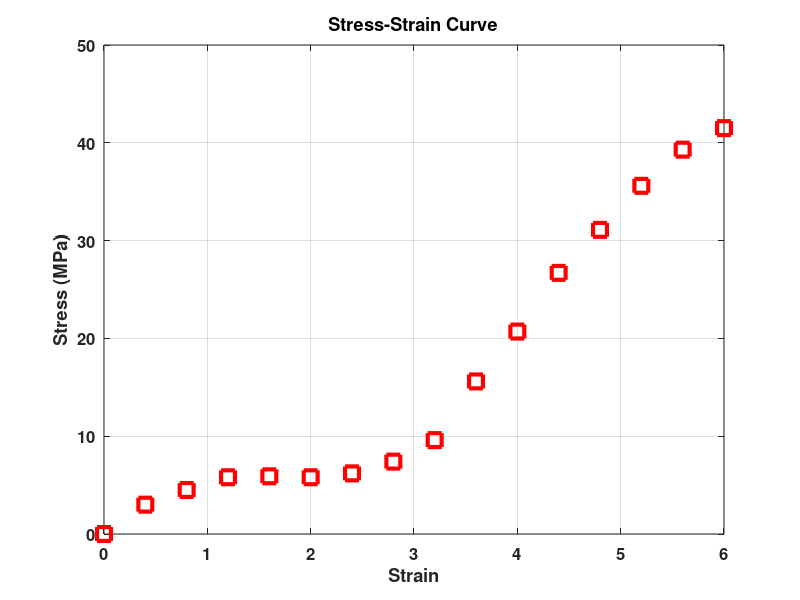
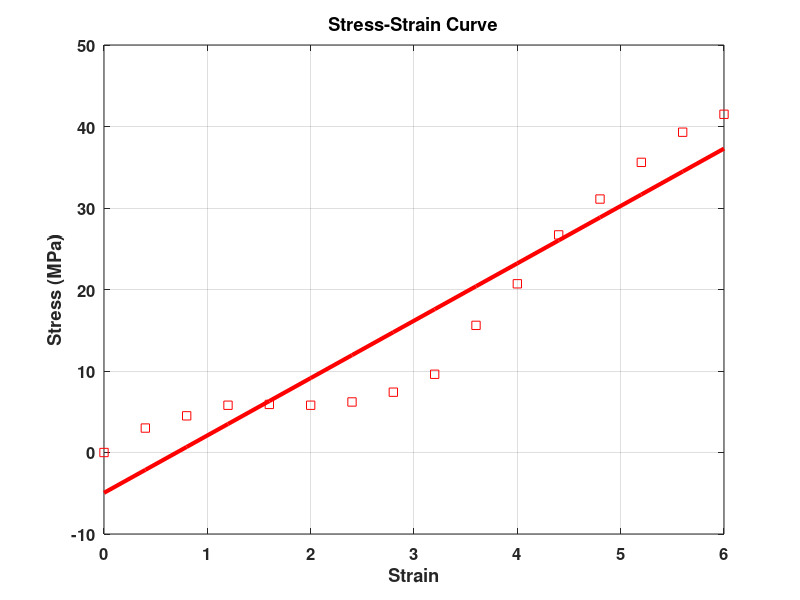
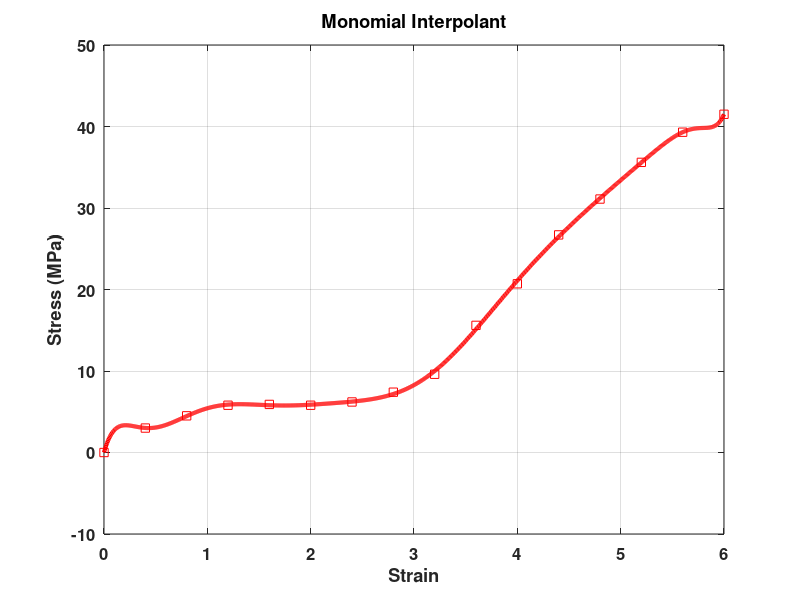
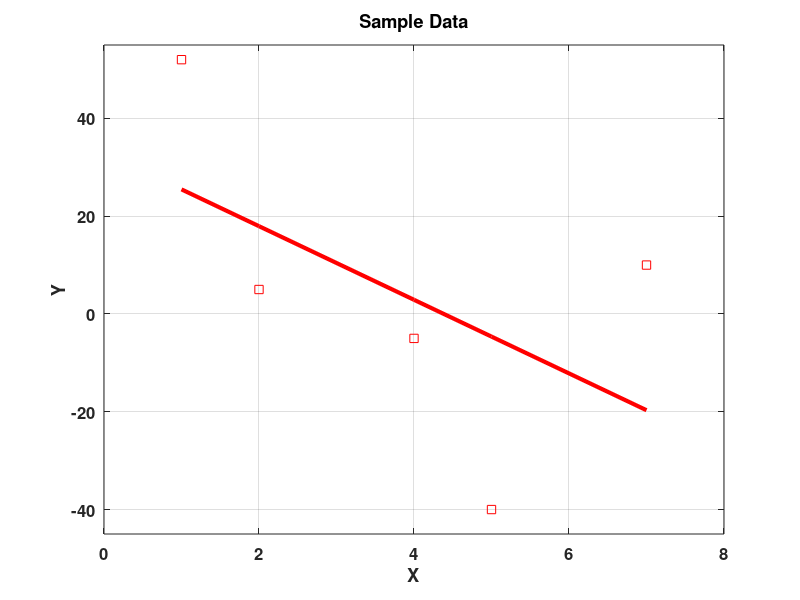

Recreate these plots in MATLAB, in order. (Note: this script raises an error after producing the figures.)
%% Lecture 15 Demos

clear
clc
close 'all'

%% Data
% for example shown on pg 212
x = [1 4 7 10 13]';
y = [2 6 4 8 10]';

%% Plot the data
figure(1)
plot(x,y,'rs','linewidth',3,'markersize',10);
title('Sample Data','fontsize',18,'fontweight','bold');
xlabel('X','fontsize',16,'fontweight','bold');
ylabel('Y','fontsize',16,'fontweight','bold');
grid on
set(gca,'fontsize',12,'fontweight','bold');
axis([0 15 0 15]);

%% Polynomial Interpolation

N = length(x);
X = x.^(0:N);
c = (X'*X)\(X'*y);
nthInterp = @(x) (x.^(0:N))*c;

x_plt = linspace(min(x),max(x),1000);
x_plt = x_plt';

figure(2)
plot(x,y,'sr',...
    x_plt,nthInterp(x_plt),'-k','markersize',10,'linewidth',3);
title('Least Squares Interpolation','fontsize',18,'fontweight','bold');
xlabel('X','fontsize',16,'fontweight','bold');
ylabel('Y','fontsize',16,'fontweight','bold');
grid on
legend('Sample Data','Interpolant')
set(gca,'fontsize',12,'fontweight','bold');
axis([0 15 0 15]);


%% Data
% from example 6.4 on page 215
x = [1 2 4 5 7]';
y = [52 5 -5 -40 10]';

%% Plot the data
figure(3)
plot(x,y,'rs','linewidth',3,'markersize',10);
title('Sample Data','fontsize',18,'fontweight','bold');
xlabel('X','fontsize',16,'fontweight','bold');
ylabel('Y','fontsize',16,'fontweight','bold');
grid on
set(gca,'fontsize',12,'fontweight','bold');
axis([0 8 -45 55]);

%% Interpolation as the logical limit of data fitting
%%
% 
%  Having just done a section on data fitting, we can consider what happens
%  as we generate successively more detailed fits of the given data
% 

% linear
X = x.^(0:1);%<-- does this make sense?
c = (X'*X)\(X'*y);

linInterp = @(x) (x.^(0:1))*c; %<-- likewise, this?
figure(4)
plot(x,y,'sr',...
    x,linInterp(x),'-r','markersize',10,'linewidth',3);
title('Sample Data','fontsize',18,'fontweight','bold');
xlabel('X','fontsize',16,'fontweight','bold');
ylabel('Y','fontsize',16,'fontweight','bold');
grid on
set(gca,'fontsize',12,'fontweight','bold');
axis([0 8 -45 55]);

%% N-th order
%%
% 
%  We can make a successively more "accurate" approximation of the function
%  by using a higher-order linear data fit.  With 5 data points, we can
%  match it exactly with a 4th-order polynomial (e.g. 5 parameters)
% 

N = 5;
X = x.^(0:N);
c = (X'*X)\(X'*y);
nthInterp = @(x) (x.^(0:N))*c;
figure(5)
plot(x,y,'sr',...
    x,nthInterp(x),'-r','markersize',10,'linewidth',3);
title('Sample Data','fontsize',18,'fontweight','bold');
xlabel('X','fontsize',16,'fontweight','bold');
ylabel('Y','fontsize',16,'fontweight','bold');
grid on
set(gca,'fontsize',12,'fontweight','bold');
axis([0 8 -45 55]);

%%
% 
%  Thus if our goal was interpolation, we could use the 4th order data fit
%  as an interpolant.  The coefficients found (c) are the coefficients for
%  a 4th order polynomial that interpolates the data.
% 

%%
% 
%  This is problematic for the following reasons:
% 
%%
% 
% # Determining the coefficients is a little bit of trouble (solve system
% of equations
% # The system of equations that you solve gets less "well conditioned" as
% N increases.
% 

%% Interpolation Demo (part 2)
% Based on Example 6-3 on page 208 of the textbook

clear
clc
close 'all'

%% Load data
Strain = [0 0.4 0.8 1.2 1.6 2.0 2.4 2.8 3.2...
    3.6 4.0 4.4 4.8 5.2 5.6 6.0]';% dimensionless
Stress = [0 3.0 4.5 5.8 5.9 5.8 6.2 7.4 9.6...
    15.6 20.7 26.7 31.1 35.6 39.3 41.5]'; % MPa

Nplt = 1000;
strplt = linspace(min(Strain),max(Strain),Nplt);
strplt = strplt';

%% Make a Basic Plot of the Data
figure(1)
plot(Strain, Stress,'sr','markersize',10,'linewidth',3);
xlabel('Strain','fontsize',16,'fontweight','bold');
ylabel('Stress (MPa)','fontsize',16,'fontweight','bold');
title('Stress-Strain Curve','fontsize',18,'fontweight','bold');
grid on
set(gca,'fontsize',12,'fontweight','bold');

%% Linear Interpolation

X = Strain.^(0:1); %<-- less typing this way

c = (X'*X)\(X'*Stress);

linearInterp = @(x)  (x.^(0:1))*c; %<-- less typing and more general

figure(2)
plot(Strain, Stress,'sr',...
    Strain,linearInterp(Strain),'-r','markersize',10,'linewidth',3);
xlabel('Strain','fontsize',16,'fontweight','bold');
ylabel('Stress (MPa)','fontsize',16,'fontweight','bold');
title('Stress-Strain Curve','fontsize',18,'fontweight','bold');
grid on
set(gca,'fontsize',12,'fontweight','bold');

%% N-th order Interpolation (monomials)

N = length(Strain);
X = Strain.^(0:N);
c = (X'*X)\(X'*Stress);
nthInterp = @(x) (x.^(0:N))*c;

figure(3)
plot(Strain, Stress,'sr',...
    strplt,nthInterp(strplt),'-r','markersize',10,'linewidth',3);
xlabel('Strain','fontsize',16,'fontweight','bold');
ylabel('Stress (MPa)','fontsize',16,'fontweight','bold');
title('Monomial Interpolant','fontsize',18,'fontweight','bold');
grid on
set(gca,'fontsize',12,'fontweight','bold');

r = Stress - nthInterp(Strain);
fprintf('Residual Squared = %g \n',r'*r);

%% Witch of Agnesi problem.

a = 0.15;
f_exact = @(x) (8*a^3)./(x.^2 + 4*a^2);

a = -1; b = 1; Nplt = 1000;
x_plt = linspace(a,b,Nplt);

n = 25;
k_pts = (2*(1:n) - 1)./(2*n);
x_k = cos(k_pts.*pi);
x_uniform = linspace(a,b,n);

F_cheb = genLagrangePolyInterp(x_k,f_exact(x_k));
F_uniform = genLagrangePolyInterp(x_uniform,...
    f_exact(x_uniform));

figure(5);
plot(x_plt,F_uniform(x_plt),'-k',...
    x_uniform,f_exact(x_uniform),'rs',...
    x_plt,f_exact(x_plt),'--r',...
    'linewidth',2,...
    'markersize',8);
grid on
title('Uniform Sample Points',...
    'FontSize',16,'FontWeight','bold');
xlabel('X','FontSize',14,...
    'FontWeight','bold');
ylabel('f(x)','FontSize',14,...
    'FontWeight','bold');
legend('Interpolant','Sample Points','Exact');
set(gca,'fontsize',12,'fontweight','bold');

figure(6);
plot(x_plt,F_cheb(x_plt),'-k',...
    x_k,f_exact(x_k),'rs',...
    x_plt,f_exact(x_plt),'--r',...
    'linewidth',2,...
    'markersize',8);
grid on
title('Chebyshev Nodes',...
    'FontSize',16,'FontWeight','bold');
xlabel('X','FontSize',14,...
    'FontWeight','bold');
ylabel('f(x)','FontSize',14,...
    'FontWeight','bold');
legend('Interpolant','Sample Points','Exact');
set(gca,'fontsize',12,'fontweight','bold');


%% Lagrange Interpolation
F = genLagrangePolyInterp(Strain,Stress);

figure(4)
plot(Strain,Stress,'sr',...
    strplt,F(strplt),'-r','markersize',10,'linewidth',3);

xlabel('Strain','fontsize',16,'fontweight','bold');
ylabel('Stress (MPa)','fontsize',16,'fontweight','bold');
title('Lagrange Interpolant','fontsize',18,'fontweight','bold');
grid on
set(gca,'fontsize',12,'fontweight','bold');
r = Stress - F(Strain);
fprintf('Residual Squared = %g \n',r'*r);

%% Local function for Lagrange Polynomial
function F = genLagrangePolyInterp(X,Y)
% function F = genLagrangePoly(X,Y) generates a Lagrange Polynomial that
% may be used to interpolate a function
% Inputs
% X = x-values of a function
% Y = f(X) for some function
%
% Outputs
% F - a function handle with the Lagrange interpolant

n = length(X); 

F = @(x) 0; %<-- start with zero

for i = 1:n
    L = @(x) Y(i); %<-- initialize the Lagrange Function
    for j = 1:n
        if j ~= i
            L = @(x) L(x).*((x - X(j))./(X(i) - X(j)));
        end
    end
    F = @(x) F(x)+L(x);
end
end